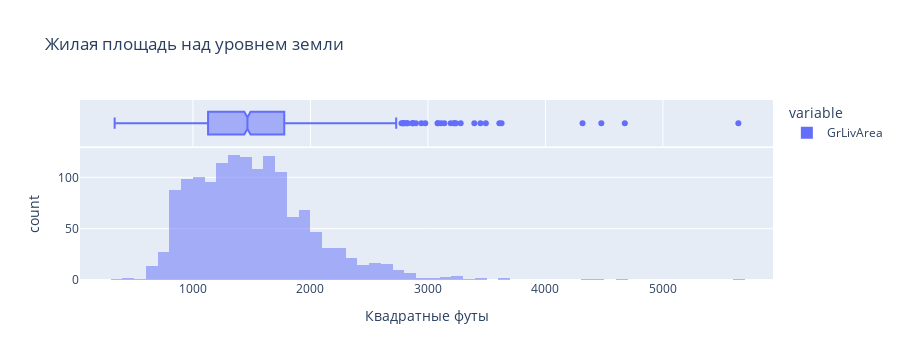

Write notebook code for a chart like this one.
### Code cell
import plotly.express as px
# Отрисуем интерактивный график
fig = px.histogram(df['GrLivArea'],
                   title='Жилая площадь над уровнем земли',
                   marginal = 'box',
                   nbins =  100,
                   barmode='overlay',
                   labels={"value": "Квадратные футы"})

fig.show()

### Figure 1 — Plotly figure (JSON) as saved in the notebook; plotly's stock layout.template omitted (floating-point values rounded to 4 significant figures; data arrays with more than 128 entries replaced by an {"elided": "..."} marker saying what was removed)
{"data": [{"alignmentgroup": "True", "bingroup": "x", "hovertemplate": "variable=GrLivArea<br>Квадратные футы=%{x}<br>count=%{y}<extra></extra>", "legendgroup": "GrLivArea", "marker": {"color": "#636efa", "opacity": 0.5, "pattern": {"shape": ""}}, "name": "GrLivArea", "nbinsx": 100, "offsetgroup": "GrLivArea", "orientation": "v", "showlegend": true, "type": "histogram", "x": {"elided": "1460 int values"}, "xaxis": "x", "yaxis": "y"}, {"alignmentgroup": "True", "hovertemplate": "variable=GrLivArea<br>Квадратные футы=%{x}<extra></extra>", "legendgroup": "GrLivArea", "marker": {"color": "#636efa"}, "name": "GrLivArea", "notched": true, "offsetgroup": "GrLivArea", "showlegend": false, "type": "box", "x": {"elided": "1460 int values"}, "xaxis": "x2", "yaxis": "y2"}], "layout": {"barmode": "overlay", "height": 360, "legend": {"title": {"text": "variable"}, "tracegroupgap": 0}, "title": {"text": "Жилая площадь над уровнем земли"}, "xaxis": {"anchor": "y", "autorange": true, "domain": [0, 1], "range": [39.11, 5937.0], "title": {"text": "Квадратные футы"}, "type": "linear"}, "xaxis2": {"anchor": "y2", "autorange": true, "domain": [0, 1], "matches": "x", "range": [39.11, 5937.0], "showgrid": true, "showticklabels": false, "type": "linear"}, "yaxis": {"anchor": "x", "autorange": true, "domain": [0, 0.7326], "range": [0, 128.4], "title": {"text": "count"}}, "yaxis2": {"anchor": "x2", "autorange": true, "domain": [0.7426, 1], "matches": "y2", "range": [-0.5, 0.5], "showgrid": false, "showline": false, "showticklabels": false, "ticks": "", "type": "category"}}}
